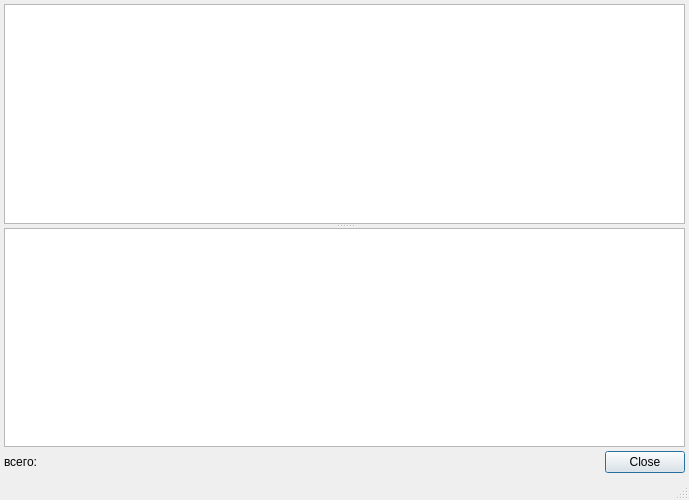
<?xml version="1.0" encoding="UTF-8"?>
<ui version="4.0">
 <class>ItemsSplitListDialog</class>
 <widget class="QDialog" name="ItemsSplitListDialog">
  <property name="windowModality">
   <enum>Qt::ApplicationModal</enum>
  </property>
  <property name="geometry">
   <rect>
    <x>0</x>
    <y>0</y>
    <width>689</width>
    <height>500</height>
   </rect>
  </property>
  <property name="windowTitle">
   <string>Список записей</string>
  </property>
  <property name="sizeGripEnabled">
   <bool>true</bool>
  </property>
  <property name="modal">
   <bool>true</bool>
  </property>
  <layout class="QGridLayout" name="gridLayout_2">
   <property name="margin">
    <number>4</number>
   </property>
   <property name="spacing">
    <number>4</number>
   </property>
   <item row="0" column="0" colspan="3">
    <widget class="QWidget" name="grp" native="true">
     <layout class="QGridLayout" name="gridLayout">
      <property name="margin">
       <number>0</number>
      </property>
      <property name="spacing">
       <number>0</number>
      </property>
      <item row="0" column="0">
       <widget class="QSplitter" name="splitter">
        <property name="orientation">
         <enum>Qt::Vertical</enum>
        </property>
        <widget class="CTableView" name="tblItems">
         <property name="whatsThis">
          <string comment="ура!">список записей</string>
         </property>
         <property name="tabKeyNavigation">
          <bool>false</bool>
         </property>
         <property name="alternatingRowColors">
          <bool>true</bool>
         </property>
        </widget>
        <widget class="CTableView" name="tblItemGroups">
         <property name="whatsThis">
          <string comment="ура!">список записей</string>
         </property>
         <property name="tabKeyNavigation">
          <bool>false</bool>
         </property>
         <property name="alternatingRowColors">
          <bool>true</bool>
         </property>
        </widget>
       </widget>
      </item>
     </layout>
    </widget>
   </item>
   <item row="1" column="0" colspan="2">
    <layout class="QHBoxLayout">
     <property name="spacing">
      <number>4</number>
     </property>
     <property name="margin">
      <number>0</number>
     </property>
     <item>
      <widget class="QLabel" name="label">
       <property name="text">
        <string>всего: </string>
       </property>
      </widget>
     </item>
     <item>
      <spacer>
       <property name="orientation">
        <enum>Qt::Horizontal</enum>
       </property>
       <property name="sizeHint" stdset="0">
        <size>
         <width>40</width>
         <height>20</height>
        </size>
       </property>
      </spacer>
     </item>
    </layout>
   </item>
   <item row="1" column="2">
    <widget class="QDialogButtonBox" name="buttonBox">
     <property name="standardButtons">
      <set>QDialogButtonBox::Close</set>
     </property>
    </widget>
   </item>
   <item row="2" column="0" colspan="3">
    <widget class="QStatusBar" name="statusBar">
     <property name="sizePolicy">
      <sizepolicy hsizetype="Preferred" vsizetype="Fixed">
       <horstretch>0</horstretch>
       <verstretch>0</verstretch>
      </sizepolicy>
     </property>
     <property name="toolTip">
      <string>A status bar</string>
     </property>
     <property name="whatsThis">
      <string>A status bar.</string>
     </property>
     <property name="sizeGripEnabled">
      <bool>false</bool>
     </property>
    </widget>
   </item>
  </layout>
 </widget>
 <customwidgets>
  <customwidget>
   <class>CTableView</class>
   <extends>QTableView</extends>
   <header>TableView.h</header>
  </customwidget>
 </customwidgets>
 <tabstops>
  <tabstop>tblItems</tabstop>
 </tabstops>
 <resources/>
 <connections>
  <connection>
   <sender>buttonBox</sender>
   <signal>rejected()</signal>
   <receiver>ItemsSplitListDialog</receiver>
   <slot>close()</slot>
   <hints>
    <hint type="sourcelabel">
     <x>623</x>
     <y>409</y>
    </hint>
    <hint type="destinationlabel">
     <x>626</x>
     <y>425</y>
    </hint>
   </hints>
  </connection>
 </connections>
</ui>
